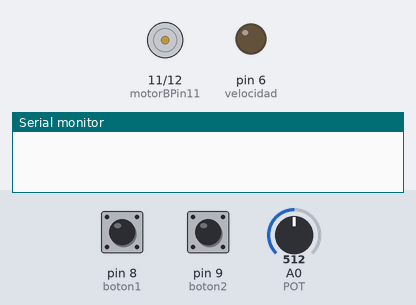
A sketch run on a simulated Arduino Uno, built with avr-gcc and run on an emulated ATmega328P. Shown: motor-driver pin pairs drawn as motors (green arrow = first pin HIGH = forward, orange = second pin HIGH = backward, longer = more drive), output pins drawn as LEDs (lit = HIGH), the last lines printed to the serial monitor. The inputs (shaded band) are chosen by the test bench; at power-on: pin 8 (boton1) LOW, pin 9 (boton2) LOW, A0 (POT) = 512.

Above: at 1.2 s.
1.3 s: pin 8 (boton1) pulled HIGH for 0.15 s
At 2.2 s:
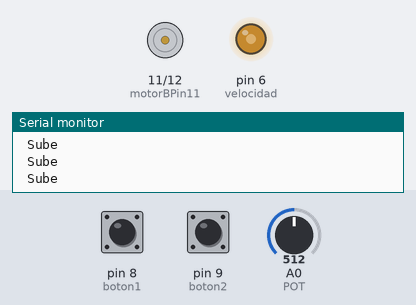
4.3 s: pin 9 (boton2) pulled HIGH for 0.15 s
At 4.39 s:
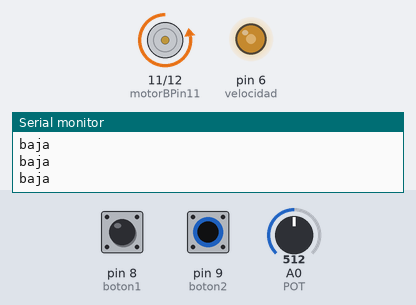
7.3 s: pin 8 (boton1) pulled HIGH for 1 s
At 8.1 s:
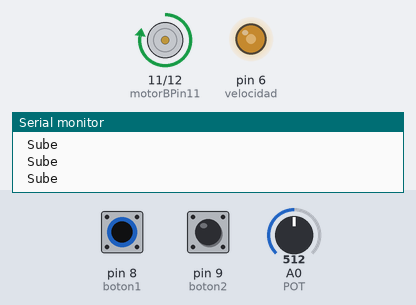
9.8 s: pin 9 (boton2) pulled HIGH for 1 s
At 12.0 s:
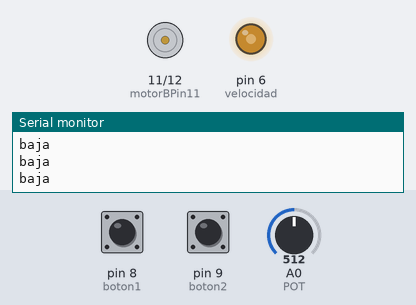
12.3 s: pin 9 (boton2) pulled HIGH for 3.2 s
At 13.3 s:
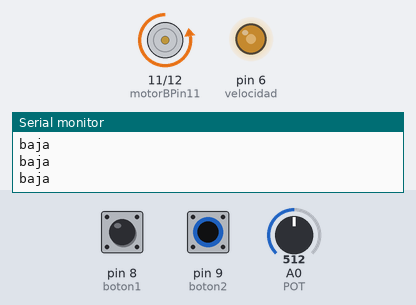
17.0 s: pin 8 (boton1) pulled HIGH for 3.2 s
At 18.1 s:
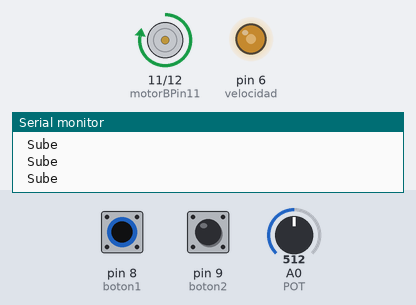
Timing chart, 0 to 21.7 s (numbered marks = the images above; inputs shaded):
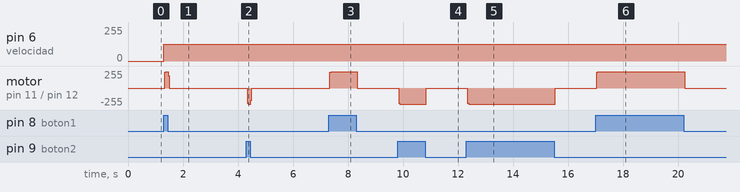

Measured:
- after the input at 1.3 s, pin 6 (velocidad): 0/255 → 127/255 at once; motor on pin 11 (motorBPin11) / pin 12 (motorBPin12): stopped → forward 244/255 at once, → stopped 0.12 s later
- after the input at 4.3 s, motor on pin 11 (motorBPin11) / pin 12 (motorBPin12): stopped → backward 244/255 at once, → stopped 0.12 s later
- after the input at 7.3 s, motor on pin 11 (motorBPin11) / pin 12 (motorBPin12): stopped → forward 244/255 at once, → stopped 1.0 s later
- after the input at 9.8 s, motor on pin 11 (motorBPin11) / pin 12 (motorBPin12): stopped → backward 244/255 at once, → stopped 1.0 s later
- after the input at 12.3 s, motor on pin 11 (motorBPin11) / pin 12 (motorBPin12): stopped → backward 244/255 at once, → stopped 3.2 s later
- after the input at 17.0 s, motor on pin 11 (motorBPin11) / pin 12 (motorBPin12): stopped → forward 244/255 at once, → stopped 3.2 s later

The sketch:

ArranqueMotorBotonesP.1.ino
```cpp
const int motorBPin11 = 11;
const int motorBPin12 = 12;
int boton1 = 8;
int boton2 = 9;
int velocidad = 6;
int vel;
int PWM = 0;
int POT = A0;

void setup() {
  Serial.begin(9600);
    pinMode(motorBPin11, OUTPUT); // A favor de las manecillas
    pinMode(motorBPin12, OUTPUT); //Contra las manecillas
    pinMode(boton1, INPUT);
    pinMode(boton2, INPUT);
    pinMode(velocidad, OUTPUT);
}

void loop() {

  // Condiciones iniciales en 0
  digitalWrite(motorBPin11,LOW);
  digitalWrite(motorBPin12,LOW);
  analogRead(POT);
  vel = map(analogRead(POT), 0, 1023, 0, 255);
  //Serial.println(vel);


  int btn1;                      // Establecer botones
  btn1=digitalRead(boton1);
  int btn2;
  btn2=digitalRead(boton2);

  if (btn1 == 1){
     digitalWrite(motorBPin11,HIGH); //Sube
     Serial.println(" Sube");

     analogWrite(6,vel);

    } else if (btn2== 1){
     digitalWrite(motorBPin12,HIGH); //Baja
     Serial.println("baja");

     analogWrite(6,vel);

    }

}
```
